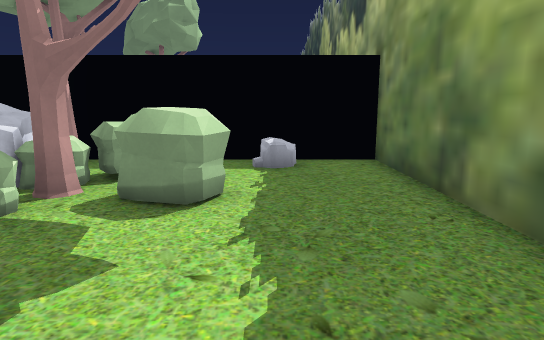
View 1 (above)

16 first-person views from a walk through a level from a Godot 3-D game. The camera is 1.4 m above the floor, tilts 10° down and sees 75° across. The floor is counted in squares, 1 m on a side. Each view is taken from the middle of a square. On the plan, view 1 faces up. The plan holds only what a view shows up to about 15 squares ahead; the rest is blank. The place goes on beyond the plan. Characters and animated objects are not drawn.

View 2
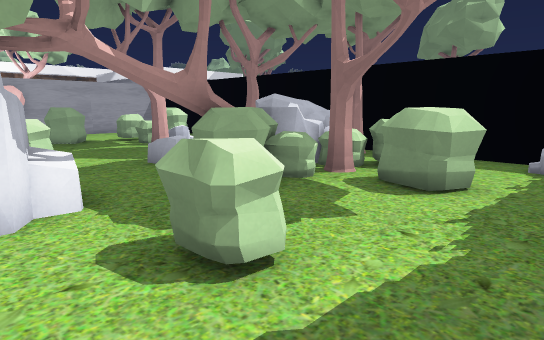

View 3
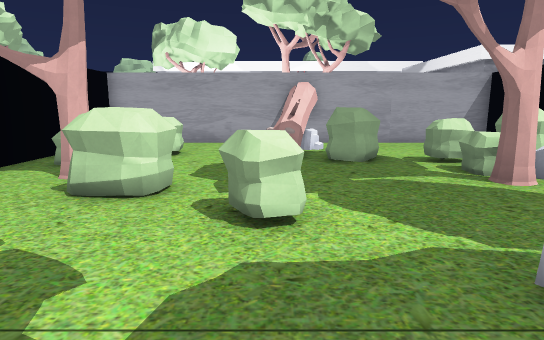

View 4
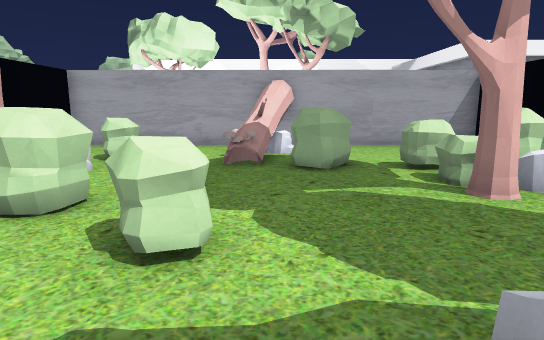

View 5
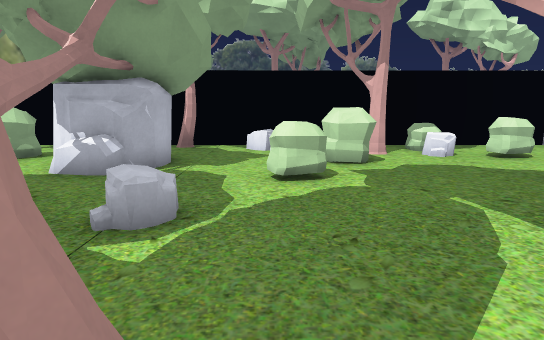

View 6
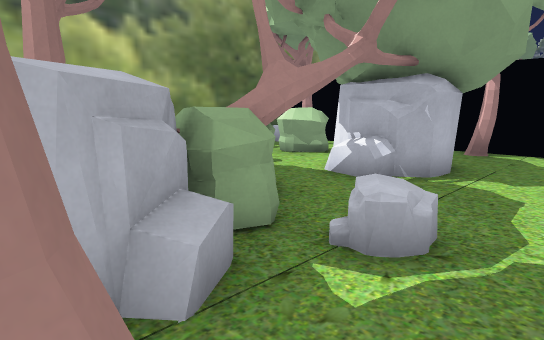

View 7
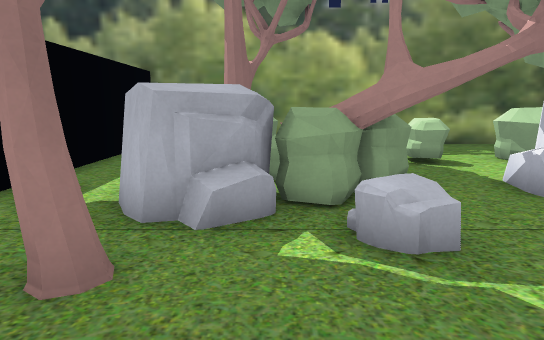

View 8
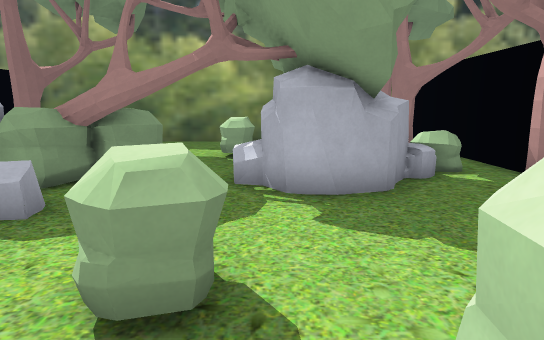

View 9
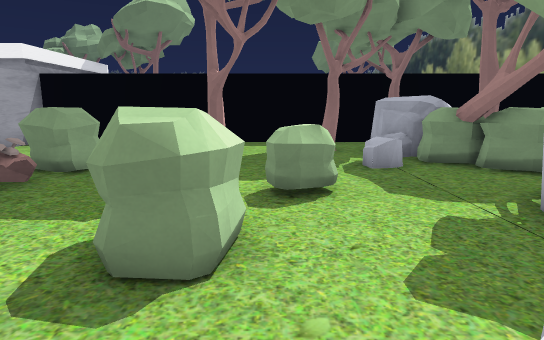

View 10
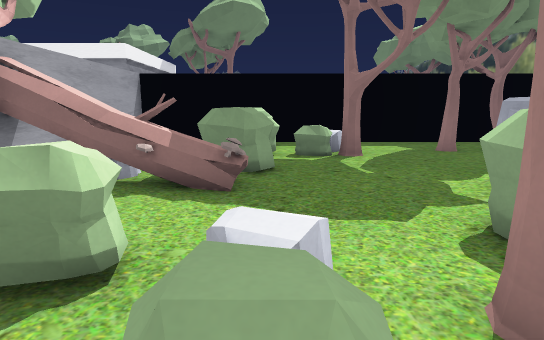

View 11
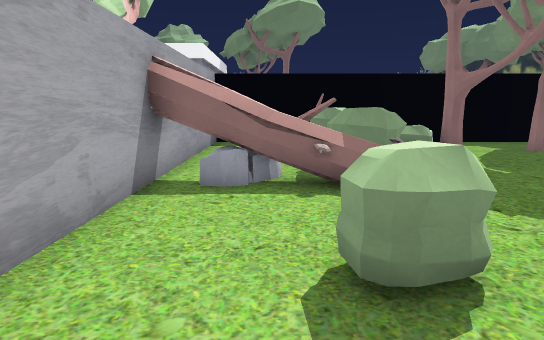

View 12
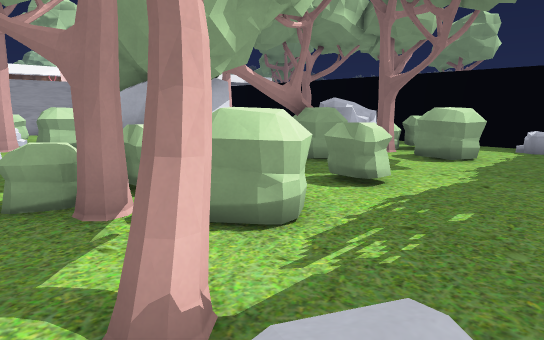

View 13
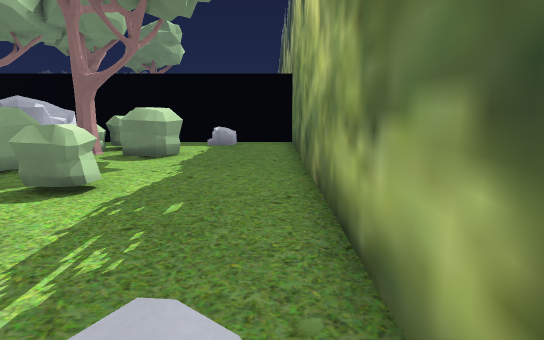

View 14
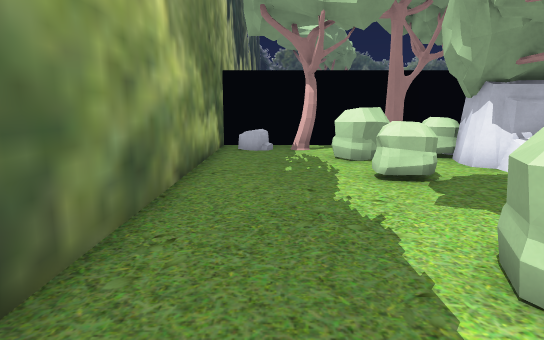

View 15
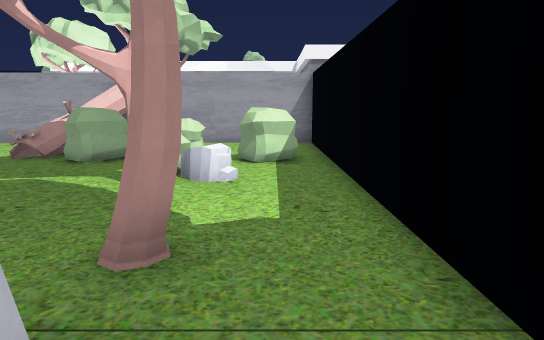

View 16
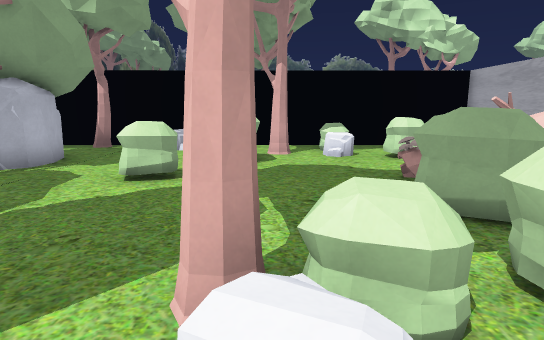

### Floor plan
Points are (right, up) in squares from view 1. A wall is a line through its corners. A room is listed if a view was taken in it or the views show most of it. See-through windows are left out.
Room 1 (views 1, 2, 3, 4, 5, 6, 7, 8, 9, 10, 11, 12, 13, 14, 15, 16)
walls: (-6.5, -5.4) (1.6, -5.4); (-16.4, 2) (-15.4, 1.8); (-16.7, 1.3) (-19.3, 1.6); (-16.8, 1.2) (-17.2, 1.5); (-17, 1.6) (-18, 1.4); (-17.4, 2.2) (-18.3, 2.5); (-17.5, 1.2) (-19.3, 1.9); (-18.1, 2.5) (-17.3, 2); (-19.1, 2.8) (-17.6, 2.2) (-17.9, 2.2); (2.8, -5.5) (2.8, 9.6) (-19.3, 9.6) (-19.3, -5.4) (-8.2, -5.4)
low walls: (-14.8, 0.9) (-15.5, 0.9); (-15.8, 1.6) (-16.4, 1.7); (-16.3, 2.1) (-15.8, 1.8) (-16.5, 1.5); (-16.5, 2) (-16, 1.9); (-16.6, 1.2) (-17.2, 1.4); (-16.7, 1) (-18.1, 1.6)
objects: rock (-18, 1); rock (-17, 2); bush (-16, -3) to (-16, -2); bush (-15, 3) to (-14, 4); bush (-15, 5) to (-14, 6); bush (-15, 7) to (-14, 8); bush (-14, -4); rock (-14, -3) to (-14, -2); bush (-13, 5) to (-13, 6); tree (-12, -3); tree (-12, 6); rock (-12, 7); bush (-11, -2) to (-11, -1); bush (-10, 1) to (-9, 1); rock (-9, -4); tree (-8, 7); rock (-7, 3); rock (-7, 6) to (-5, 7); tree (-6, -5); tree (-6, -2) to (-4, -1); rock (-6, 0) to (-4, 0); bush (-6, 4) to (-5, 5); rock (-5, -3); tree (-5, 2); bush (-5, 3) to (-4, 4); tree (-5, 9); bush (-4, -4) to (-4, -3); bush (-4, -2) to (-3, -2); bush (-4, 4) to (-4, 5); tree (-4, 6) to (-3, 6); bush (-4, 7); tree (-3, -3); bush (-3, 7) to (-3, 8); bush (-2, -2) to (-1, -1); bush (-2, 1) to (-1, 1); bush (-2, 5) to (-1, 6); tree (0, -4); rock (0, 8); rock (1, -4) to (2, -4)

Positions as (right, up) in squares from view 1, and headings:
1: (0, 0), facing up
2: (1, -1), facing up-left
3: (-5, 1), facing left
4: (-6, 2), facing left
5: (-9, 8), facing down
6: (-9, 7), facing down-right
7: (-11, 5), facing right
8: (-12, 0), facing right
9: (-10, -5), facing up
10: (-14, -5), facing up
11: (-17, -5), facing up
12: (2, -5), facing up-left
13: (2, -5), facing up
14: (1, 8), facing down
15: (-5, 8), facing left
16: (-12, 8), facing down
